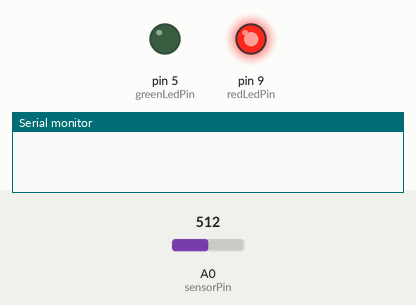
Recording of a sketch running on a simulated Arduino Uno, built with avr-gcc and run on an emulated ATmega328P. On the bench: output pins drawn as LEDs (lit = HIGH), the last lines printed to the serial monitor. Inputs (shaded band) come from the test bench; at power-on: A0 (sensorPin) = 512.

Above: at 1.2 s.
1.3 s: A0 (sensorPin) set to 523
At 1.9 s:
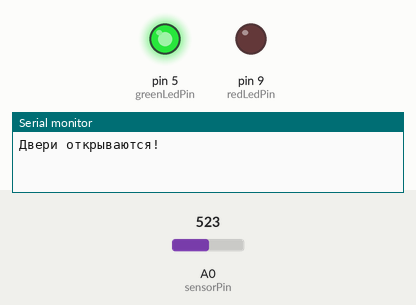
2.8 s: A0 (sensorPin) set to 511
At 5.4 s:
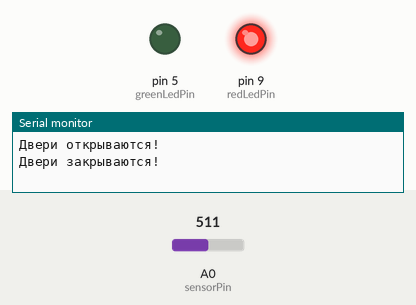
5.8 s: A0 (sensorPin) set to 716
At 6.6 s:
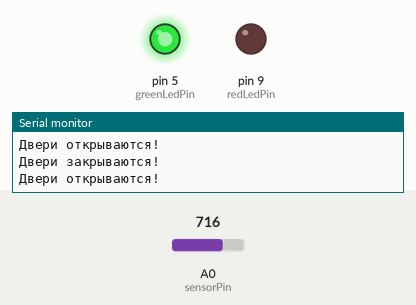
7.3 s: A0 (sensorPin) set to 502
At 10.1 s:
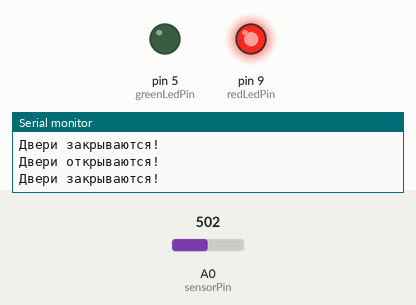
Timing chart, 0 to 11.3 s (numbered marks = the images above; inputs shaded):
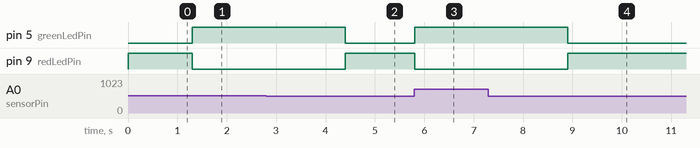

The sketch:

sketch.ino
```cpp
const int redLedPin = 9;
const int greenLedPin = 5;
const int sensorPin = A0;

bool isDoorOpen = false;

//функция настройки
void setup() {
  pinMode(redLedPin, OUTPUT);
  pinMode(greenLedPin, OUTPUT);

  Serial.begin(9600);

  digitalWrite(redLedPin, HIGH);
  digitalWrite(greenLedPin, LOW);
}

//работает, пока подается питание
void loop() {
  int sensorValue = analogRead(sensorPin);

  //если значение больше 512 - открывает дверь
  if (sensorValue > 512) {
    if (!isDoorOpen) {
      digitalWrite(redLedPin, LOW);
      digitalWrite(greenLedPin, HIGH);
      Serial.println("Двери открываются!");

      isDoorOpen = true;

      delay(3000);
    }
  } else {
    if (isDoorOpen) {
      digitalWrite(greenLedPin, LOW);
      digitalWrite(redLedPin, HIGH);
      Serial.println("Двери закрываются!");

      isDoorOpen = false;
    }
  }

  delay(100);
}
```

Measured:
- the behaviour switches between 512 and 513 on A0 (sensorPin) (found by bisection; images 0 and 1)
- after the input at 1.3 s, pin 5 (greenLedPin): LOW → HIGH at once; pin 9 (redLedPin): HIGH → LOW at once
- after the input at 2.8 s, pin 5 (greenLedPin): HIGH → LOW after 1.6 s; pin 9 (redLedPin): LOW → HIGH after 1.6 s
- after the input at 5.8 s, pin 5 (greenLedPin): LOW → HIGH at once; pin 9 (redLedPin): HIGH → LOW at once
- after the input at 7.3 s, pin 5 (greenLedPin): HIGH → LOW after 1.6 s; pin 9 (redLedPin): LOW → HIGH after 1.6 s
